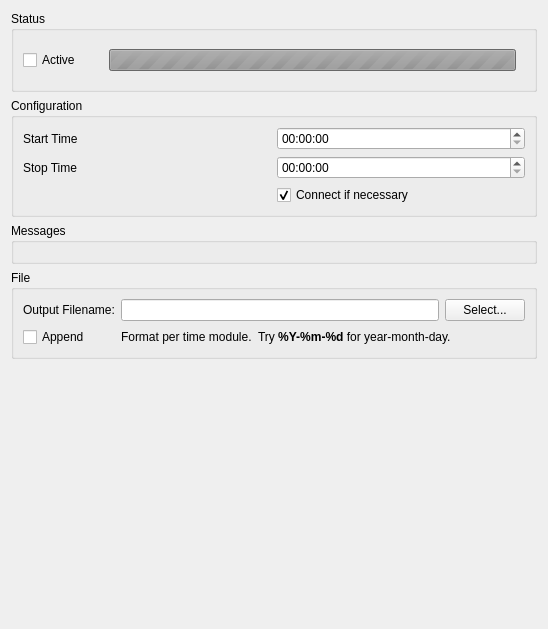
<ui version="4.0" >
 <class>CollectorDisplay</class>
 <widget class="QWidget" name="CollectorDisplay" >
  <property name="geometry" >
   <rect>
    <x>0</x>
    <y>0</y>
    <width>548</width>
    <height>629</height>
   </rect>
  </property>
  <property name="windowTitle" >
   <string>Collector</string>
  </property>
  <layout class="QVBoxLayout" name="verticalLayout_2" >
   <item>
    <widget class="QGroupBox" name="statusGroup" >
     <property name="title" >
      <string>Status</string>
     </property>
     <property name="flat" >
      <bool>true</bool>
     </property>
     <layout class="QHBoxLayout" name="horizontalLayout_2" >
      <item>
       <widget class="QCheckBox" name="activeButton" >
        <property name="text" >
         <string>Active</string>
        </property>
        <property name="icon" >
         <iconset resource="profit.qrc" >
          <normaloff>:/images/icons/connect_no.png</normaloff>:/images/icons/connect_no.png</iconset>
        </property>
       </widget>
      </item>
      <item>
       <widget class="QWidget" native="1" name="progressContainer" >
        <property name="enabled" >
         <bool>false</bool>
        </property>
        <layout class="QHBoxLayout" name="horizontalLayout" >
         <item>
          <widget class="QLabel" name="statusLabel" >
           <property name="text" >
            <string/>
           </property>
          </widget>
         </item>
         <item>
          <widget class="QProgressBar" name="timeProgress" >
           <property name="sizePolicy" >
            <sizepolicy vsizetype="Fixed" hsizetype="Expanding" >
             <horstretch>0</horstretch>
             <verstretch>0</verstretch>
            </sizepolicy>
           </property>
           <property name="minimum" >
            <number>0</number>
           </property>
           <property name="maximum" >
            <number>0</number>
           </property>
           <property name="value" >
            <number>0</number>
           </property>
           <property name="textVisible" >
            <bool>true</bool>
           </property>
           <property name="format" >
            <string>%p% (%v of %m seconds)</string>
           </property>
          </widget>
         </item>
        </layout>
        <zorder>timeProgress</zorder>
        <zorder>statusLabel</zorder>
       </widget>
      </item>
     </layout>
    </widget>
   </item>
   <item>
    <widget class="QGroupBox" name="configGroup" >
     <property name="title" >
      <string>Configuration</string>
     </property>
     <property name="flat" >
      <bool>true</bool>
     </property>
     <layout class="QGridLayout" name="gridLayout_3" >
      <item row="0" column="0" >
       <widget class="QLabel" name="label" >
        <property name="text" >
         <string>Start Time</string>
        </property>
       </widget>
      </item>
      <item row="0" column="1" >
       <widget class="QTimeEdit" name="startTime" />
      </item>
      <item row="1" column="0" >
       <widget class="QLabel" name="label_2" >
        <property name="text" >
         <string>Stop Time</string>
        </property>
       </widget>
      </item>
      <item row="1" column="1" >
       <widget class="QTimeEdit" name="stopTime" />
      </item>
      <item row="2" column="1" >
       <widget class="QCheckBox" name="autoConnect" >
        <property name="text" >
         <string>Connect if necessary</string>
        </property>
        <property name="checked" >
         <bool>true</bool>
        </property>
       </widget>
      </item>
     </layout>
    </widget>
   </item>
   <item>
    <widget class="QGroupBox" name="messageGroup" >
     <property name="title" >
      <string>Messages</string>
     </property>
     <property name="flat" >
      <bool>true</bool>
     </property>
     <layout class="QVBoxLayout" name="verticalLayout" >
      <item>
       <widget class="MessageTypeSelect" native="1" name="messageTypeDisplay" />
      </item>
     </layout>
    </widget>
   </item>
   <item>
    <widget class="QGroupBox" name="fileGroup" >
     <property name="title" >
      <string>File</string>
     </property>
     <property name="flat" >
      <bool>true</bool>
     </property>
     <layout class="QGridLayout" name="gridLayout_2" >
      <item row="0" column="0" >
       <widget class="QLabel" name="label_4" >
        <property name="text" >
         <string>Output Filename:</string>
        </property>
       </widget>
      </item>
      <item row="0" column="1" >
       <widget class="QLineEdit" name="outputFilename" />
      </item>
      <item row="0" column="2" >
       <widget class="QPushButton" name="selectOutputFilename" >
        <property name="text" >
         <string>Select...</string>
        </property>
       </widget>
      </item>
      <item row="1" column="0" >
       <widget class="QCheckBox" name="fileAppend" >
        <property name="text" >
         <string>Append</string>
        </property>
       </widget>
      </item>
      <item row="1" column="1" colspan="2" >
       <widget class="QLabel" name="label_5" >
        <property name="text" >
         <string>&lt;!DOCTYPE HTML PUBLIC "-//W3C//DTD HTML 4.0//EN" "http://www.w3.org/TR/REC-html40/strict.dtd">
&lt;html>&lt;head>&lt;meta name="qrichtext" content="1" />&lt;style type="text/css">
p, li { white-space: pre-wrap; }
&lt;/style>&lt;/head>&lt;body>
&lt;p style=" margin-top:0px; margin-bottom:0px; margin-left:0px; margin-right:0px; -qt-block-indent:0; text-indent:0px;">Format per time module.  Try &lt;span style=" font-weight:600;">%Y-%m-%d&lt;/span> for year-month-day.&lt;/p>&lt;/body>&lt;/html></string>
        </property>
        <property name="wordWrap" >
         <bool>true</bool>
        </property>
       </widget>
      </item>
     </layout>
    </widget>
   </item>
   <item>
    <spacer name="verticalSpacer" >
     <property name="orientation" >
      <enum>Qt::Vertical</enum>
     </property>
     <property name="sizeHint" stdset="0" >
      <size>
       <width>20</width>
       <height>40</height>
      </size>
     </property>
    </spacer>
   </item>
  </layout>
 </widget>
 <customwidgets>
  <customwidget>
   <class>MessageTypeSelect</class>
   <extends>QWidget</extends>
   <header location="global" >messagetypeselect.h</header>
   <container>1</container>
  </customwidget>
 </customwidgets>
 <resources>
  <include location="profit.qrc" />
 </resources>
 <connections>
  <connection>
   <sender>activeButton</sender>
   <signal>clicked(bool)</signal>
   <receiver>configGroup</receiver>
   <slot>setDisabled(bool)</slot>
   <hints>
    <hint type="sourcelabel" >
     <x>178</x>
     <y>51</y>
    </hint>
    <hint type="destinationlabel" >
     <x>178</x>
     <y>181</y>
    </hint>
   </hints>
  </connection>
  <connection>
   <sender>activeButton</sender>
   <signal>clicked(bool)</signal>
   <receiver>messageGroup</receiver>
   <slot>setDisabled(bool)</slot>
   <hints>
    <hint type="sourcelabel" >
     <x>178</x>
     <y>51</y>
    </hint>
    <hint type="destinationlabel" >
     <x>178</x>
     <y>298</y>
    </hint>
   </hints>
  </connection>
  <connection>
   <sender>activeButton</sender>
   <signal>clicked(bool)</signal>
   <receiver>fileGroup</receiver>
   <slot>setDisabled(bool)</slot>
   <hints>
    <hint type="sourcelabel" >
     <x>178</x>
     <y>51</y>
    </hint>
    <hint type="destinationlabel" >
     <x>178</x>
     <y>415</y>
    </hint>
   </hints>
  </connection>
  <connection>
   <sender>activeButton</sender>
   <signal>clicked(bool)</signal>
   <receiver>progressContainer</receiver>
   <slot>setEnabled(bool)</slot>
   <hints>
    <hint type="sourcelabel" >
     <x>54</x>
     <y>89</y>
    </hint>
    <hint type="destinationlabel" >
     <x>313</x>
     <y>89</y>
    </hint>
   </hints>
  </connection>
 </connections>
</ui>
